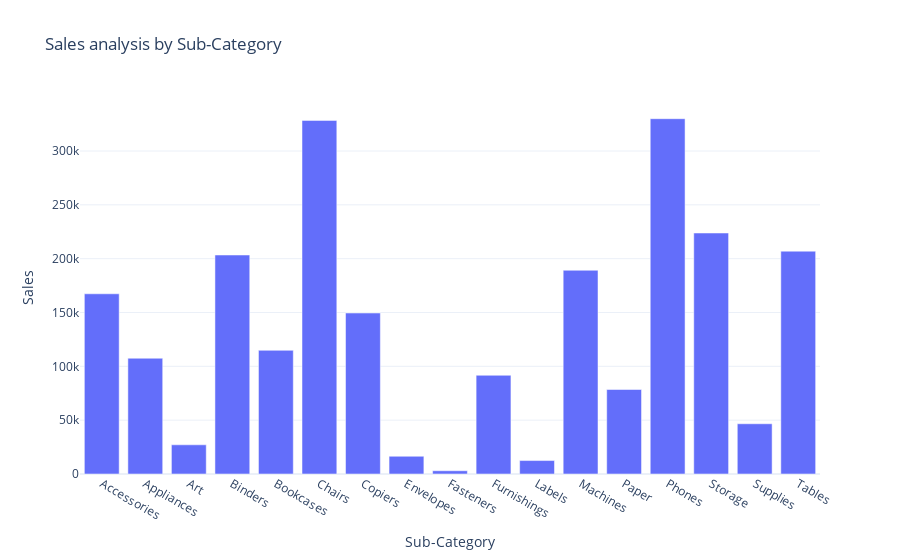

Notebook cell for this chart:
### Code cell
fig = px.bar(Sales_by_Sub_category, x= 'Sub-Category', y= 'Sales', title= 'Sales analysis by Sub-Category')

fig.show()

### Figure 1 — Plotly figure (JSON) as saved in the notebook; plotly's stock layout.template omitted (floating-point values rounded to 4 significant figures)
{"data": [{"alignmentgroup": "True", "hovertemplate": "Sub-Category=%{x}<br>Sales=%{y}<extra></extra>", "legendgroup": "", "marker": {"color": "#636efa", "pattern": {"shape": ""}}, "name": "", "offsetgroup": "", "orientation": "v", "showlegend": false, "textposition": "auto", "type": "bar", "x": ["Accessories", "Appliances", "Art", "Binders", "Bookcases", "Chairs", "Copiers", "Envelopes", "Fasteners", "Furnishings", "Labels", "Machines", "Paper", "Phones", "Storage", "Supplies", "Tables"], "xaxis": "x", "y": [167400.0, 107500.0, 27120.0, 203400.0, 114900.0, 328400.0, 149500.0, 16480.0, 3024.0, 91710.0, 12490.0, 189200.0, 78480.0, 330000.0, 223800.0, 46670.0, 207000.0], "yaxis": "y"}], "layout": {"barmode": "relative", "legend": {"tracegroupgap": 0}, "title": {"text": "Sales analysis by Sub-Category"}, "xaxis": {"anchor": "y", "domain": [0, 1], "title": {"text": "Sub-Category"}}, "yaxis": {"anchor": "x", "domain": [0, 1], "title": {"text": "Sales"}}}}
